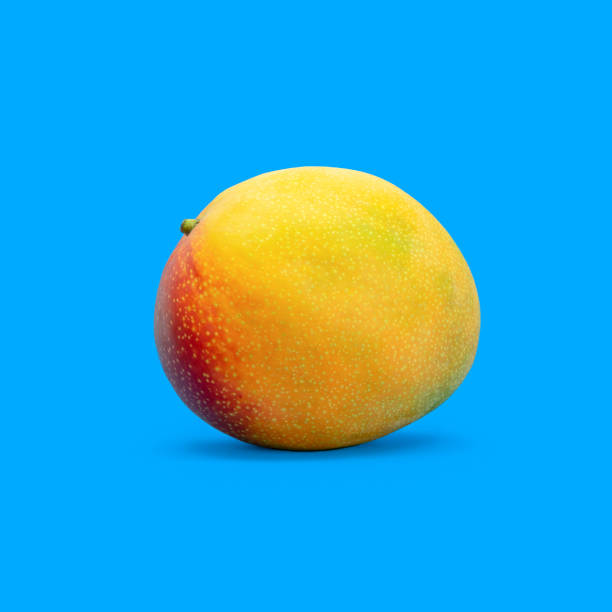
#> input picture mango.jpg, 612 x 612 px
$ python main.py
#> lines starting #> are read from the running program, lines starting #| are printed output that depends on the picture; after the words box and inside, x2 and y2 are one past the last pixel; in counts of white or black regions, pixels touching at a corner belong together
# Importing libraries
import cv2
import numpy as np

# Reading the green screen and background image
green_screen_img = cv2.imread("mango.jpg")
#> green_screen_img is the input picture: shape (612, 612, 3); mean B, G, R 213.5, 167.2, 41.8
bg_img = cv2.imread("aesthetic_bg.jpg")
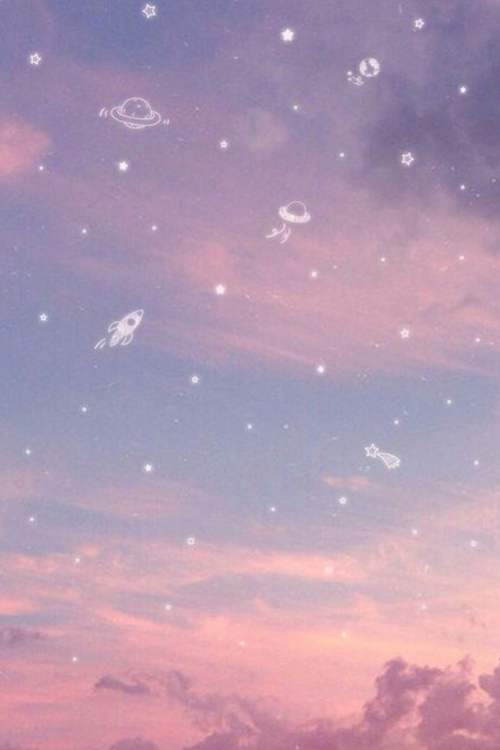
#> input picture aesthetic_bg.jpg, 1000 x 1500 px (shown at 1/2 size)
#> bg_img is the input picture: shape (1500, 1000, 3); mean B, G, R 176.3, 152.4, 179.4
# Resize the background image to match the green screen image dimensions
bg_img_resized = cv2.resize(bg_img, (green_screen_img.shape[1], green_screen_img.shape[0]))

# Convert the green screen image to HSV color space
hsv_img = cv2.cvtColor(green_screen_img, cv2.COLOR_BGR2HSV)
#> hsv_img: shape (612, 612, 3); mean H, S, V 85.9, 243.6, 245.9

# Define the green color range in HSV (tighter range to avoid false detection)
lower_green = np.array([100, 100, 50])  # Lower bound for green
upper_green = np.array([140, 255, 255])  # Upper bound for green

# Create a mask for the green color
mask = cv2.inRange(hsv_img, lower_green, upper_green)
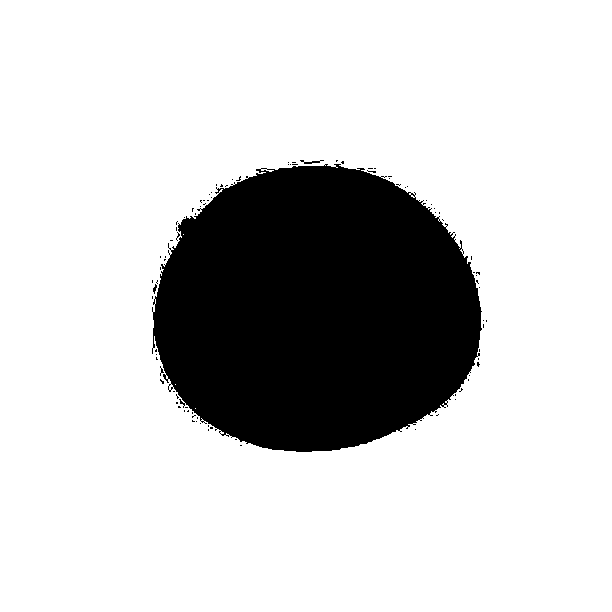
#> mask: shape (612, 612); 80.1% white; 93 black regions (90 under 20 px), largest, box (x1, y1, x2, y2) and area: (152, 164, 482, 452) 74200, (300, 160, 324, 164) 43, (153, 284, 157, 294) 21

#Additional filtering to exclude black/gray regions (by brightness)
# Convert the image to grayscale and create a mask for low-brightness pixels
gray_img = cv2.cvtColor(green_screen_img, cv2.COLOR_BGR2GRAY)
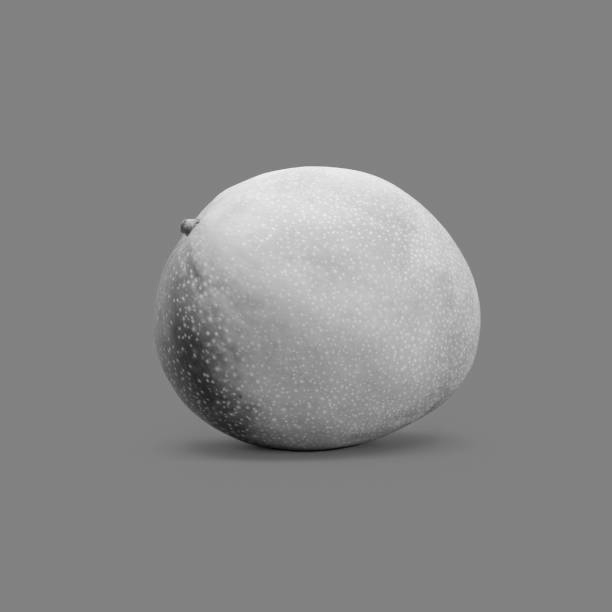
#> gray_img: shape (612, 612); min 1, max 244, mean 135
black_mask = cv2.inRange(gray_img, 0, 50)  # Exclude very dark pixels (range can be adjusted)
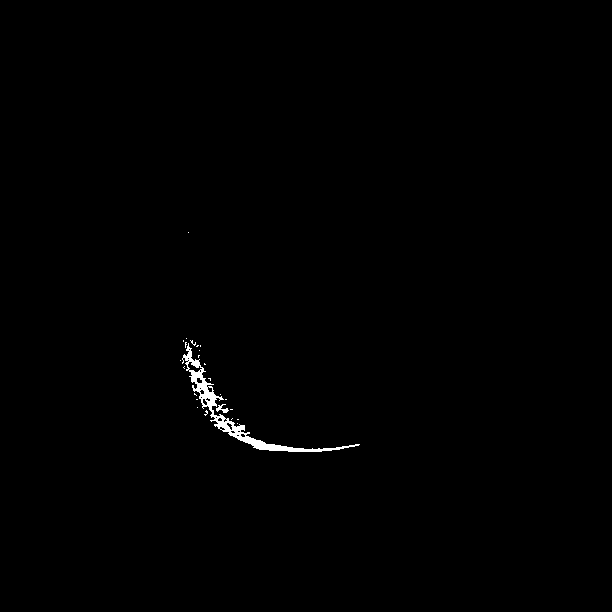
#> black_mask: shape (612, 612); 0.46% white; 25 white regions (23 under 20 px), largest, box (x1, y1, x2, y2) and area: (182, 343, 360, 452) 1596, (216, 404, 229, 413) 54

# Combine the green mask and the black exclusion mask
final_mask = cv2.bitwise_and(mask, cv2.bitwise_not(black_mask))
#> final_mask: shape (612, 612); 80.1% white; 92 black regions (89 under 20 px), largest, box (x1, y1, x2, y2) and area: (152, 164, 482, 452) 74294, (300, 160, 324, 164) 43, (153, 284, 157, 294) 21

# Apply Gaussian blur to smooth out the mask (optional)

# Invert the mask to get the non-green areas
mask_inv = cv2.bitwise_not(final_mask)

# Extract the foreground (non-green areas) from the green screen image
foreground = cv2.bitwise_and(green_screen_img, green_screen_img, mask=mask_inv)
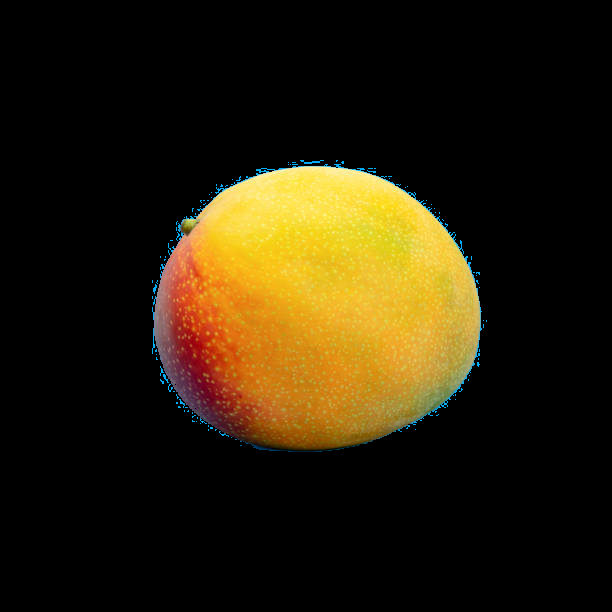
#> foreground: shape (612, 612, 3); mean B, G, R 10.1, 31.7, 41.7

# Extract the background where the green screen was (using the mask on the background image)
background = cv2.bitwise_and(bg_img_resized, bg_img_resized, mask=final_mask)
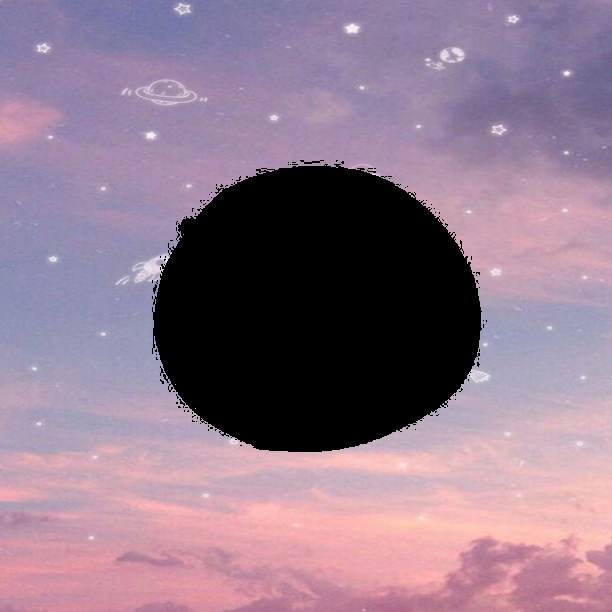
#> background: shape (612, 612, 3); mean B, G, R 139.5, 120.5, 144.2

# Combine the foreground and the background
output_img = cv2.add(foreground, background)
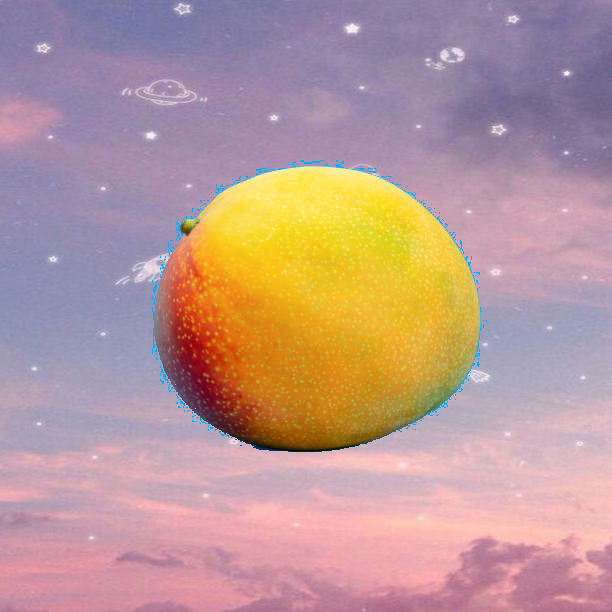
#> output_img: shape (612, 612, 3); mean B, G, R 149.6, 152.2, 185.8

# Show the result
cv2.imshow("Output Image", output_img)
cv2.waitKey(0)
cv2.destroyAllWindows()
